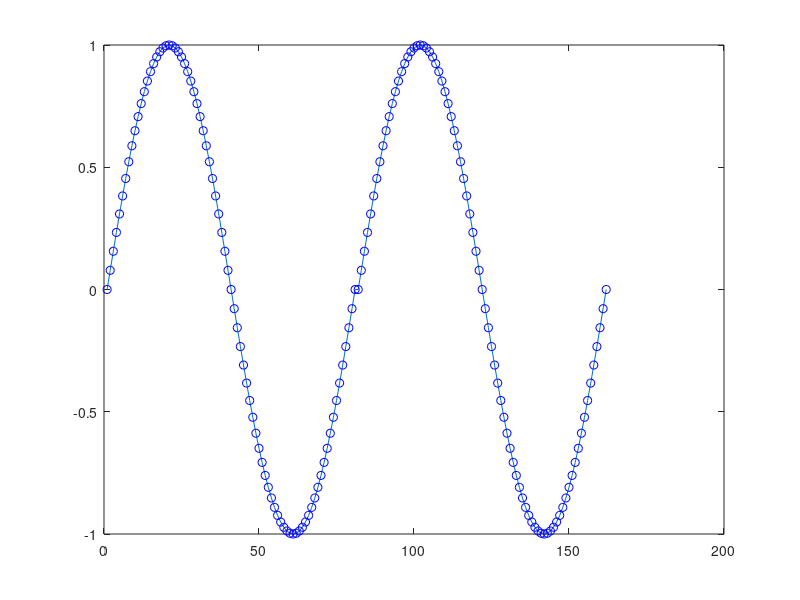

Recreate this plot in MATLAB.
clear all   % clear all variables from memory
clc         % clear command window history
close all   % close all figures

% initialize variables
x = 0;
yvector = [];

% increment x and build up yvector
while x < 2
    yvector = [yvector sin(pi*x)];
    x = x + 0.025;
end

% double length of yvector by repeating two copies of it
yvector = [yvector yvector];

% plot the result
plot(yvector)       % draw the connecting lines
hold on             % don't erase the previous graph
plot(yvector,'bo')  % add blue circles on top